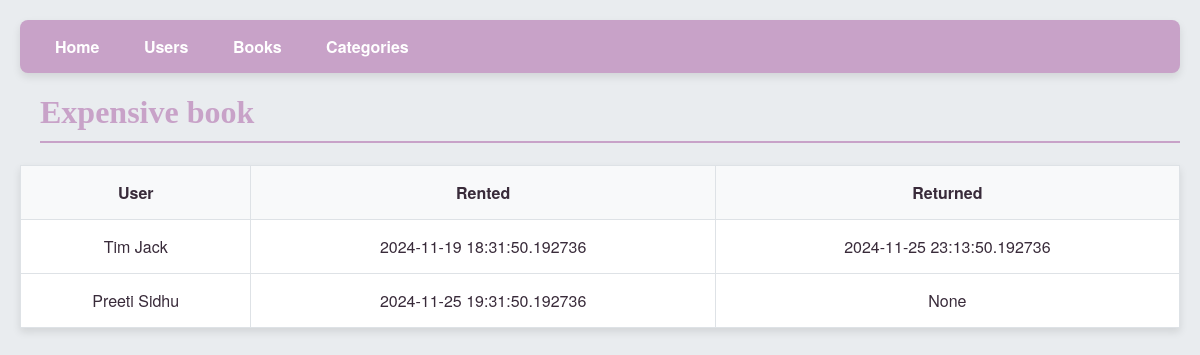
Screenshot of /book/1 with the database file from the repository.
### models.py (models this page shows)
class Book(db.Model):
    id = mapped_column(Integer, primary_key=True)
    title = mapped_column(String)
    price = mapped_column(DECIMAL(10, 2))
    available = mapped_column(Integer, default=0)
    rating = mapped_column(Integer)
    upc = mapped_column(String)
    url = mapped_column(String)
    category = mapped_column(String)
    category_id = mapped_column(Integer, ForeignKey("category.id"))
    category = relationship("Category", back_populates="books")
    rentals = relationship("BookRental", back_populates="book")

class BookRental(db.Model):
    id = mapped_column(Integer, primary_key=True)
    user_id = mapped_column(Integer, ForeignKey("user.id"))
    book_id = mapped_column(Integer, ForeignKey("book.id"))
    rented = mapped_column(DateTime(timezone=True), nullable=False)
    returned = mapped_column(DateTime(timezone=True), nullable=True)
    user = relationship("User", back_populates="rented")
    book = relationship("Book", back_populates="rentals")

class User(db.Model):
    id = mapped_column(Integer, primary_key=True)
    name = mapped_column(String)
    rented = relationship("BookRental", back_populates="user")

### app.py (the view)
@app.route("/book/<int:id>")
def book_detail(id):
    statement = select(Book).where(Book.id == id)
    record = db.session.execute(statement).scalar()
    if not record:
        return "NOT FOUND", 404
    return render_template("book.html", book=record)

### templates/book.html
{% extends "base.html" %}
{% block content %}
<h1>{{ book.title }}</h1>
<table>
    <thead>
        <tr>
            <th>User</th>
            <th>Rented</th>
            <th>Returned</th>
        </tr>
    </thead>
    {% for rental in book.rentals %}
    <tr>
        <td>{{ rental.user.name }}</td>
        <td>{{ rental.rented }}</td>
        <td>{{ rental.returned }}</td>
    </tr>
    {% endfor %}
</table>
{% endblock %}

### static/style.css (style rules this page uses)
body { font-family: 'Helvetica Neue', Arial, sans-serif; background-color: #e9ecef; color: #392b3a; margin: 0; padding: 20px; }
table { width: 100%; border-collapse: collapse; margin: 20px 0; box-shadow: 0 4px 8px rgba(0, 0, 0, 0.1); background-color: #fff; }
table th, table td { padding: 15px; border: 1px solid #dee2e6; text-align: center; }
table th { background-color: #f8f9fa; font-weight: bold; }
h1 { color: #c8a2c8; font-family: 'Georgia', serif; margin-left: 20px; border-bottom: 2px solid #c8a2c8; padding-bottom: 10px; }

### rows the page displays
Book: title "Expensive book"
BookRental: user.name "Tim Jack", rented "2024-11-19 18:31:50.192736", returned "2024-11-25 23:13:50.192736"
BookRental: user.name "Preeti Sidhu", rented "2024-11-25 19:31:50.192736", returned "None"
